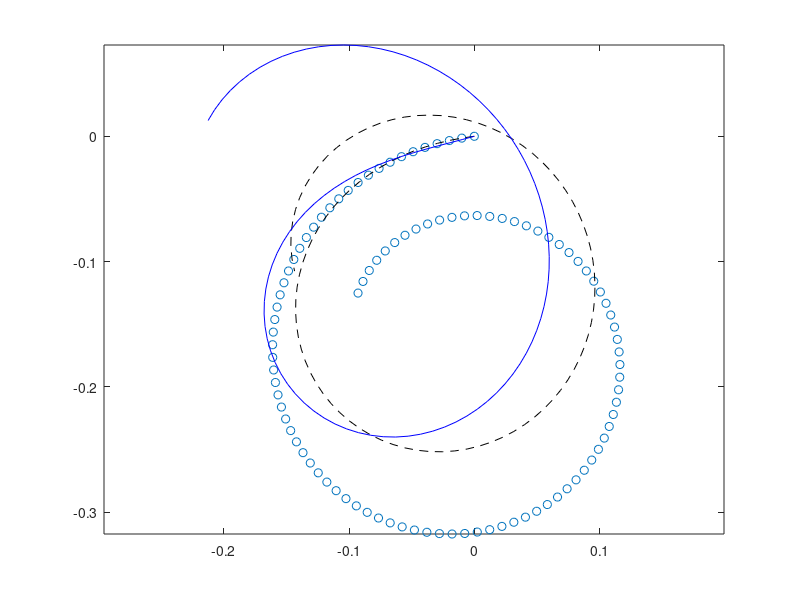

Recreate this plot in MATLAB. (Note: this script raises an error after producing the figure.)
clc; clear all; close all;
% read the data from txt file
data = importdata("Config/train_temp.txt");
S = data(:, 1);
X = data(:, 2);
Y = data(:, 3);

h(1) = plot(X, Y, 'o');
hold on;
axis equal;

% read the data from txt file
data = importdata("Result/baseline_temp.txt");
h(2) = plot(data(:,1), data(:,2), 'k--');

%
data = importdata("Result/noisyBaseLine_temp.txt");
h(3) = plot(data(:,1), data(:,2), 'b');


data = load("numerical_temp.mat");
a = load("param.mat");
s = linspace(0, 1, 101);
kap0 = data.kap0;
Theta1 = cumtrapz(s, kap0);
% add rotation to Theta1
Theta1 = Theta1 - Theta1(1) + a.theta0;
Config = generateConfigFromTheta(Theta1, s);
h(4) = plot(Config(:,1), Config(:,2), 'r');

legend(h,{'Noisy Data','Baseline', ...
    'Noisy fitting', 'Numerical optimization'},'location','southeast', 'Interpreter', 'latex')
num = 2;
name = sprintf("case-%g.png", num);
exportgraphics(gcf,name,'Resolution',300)
